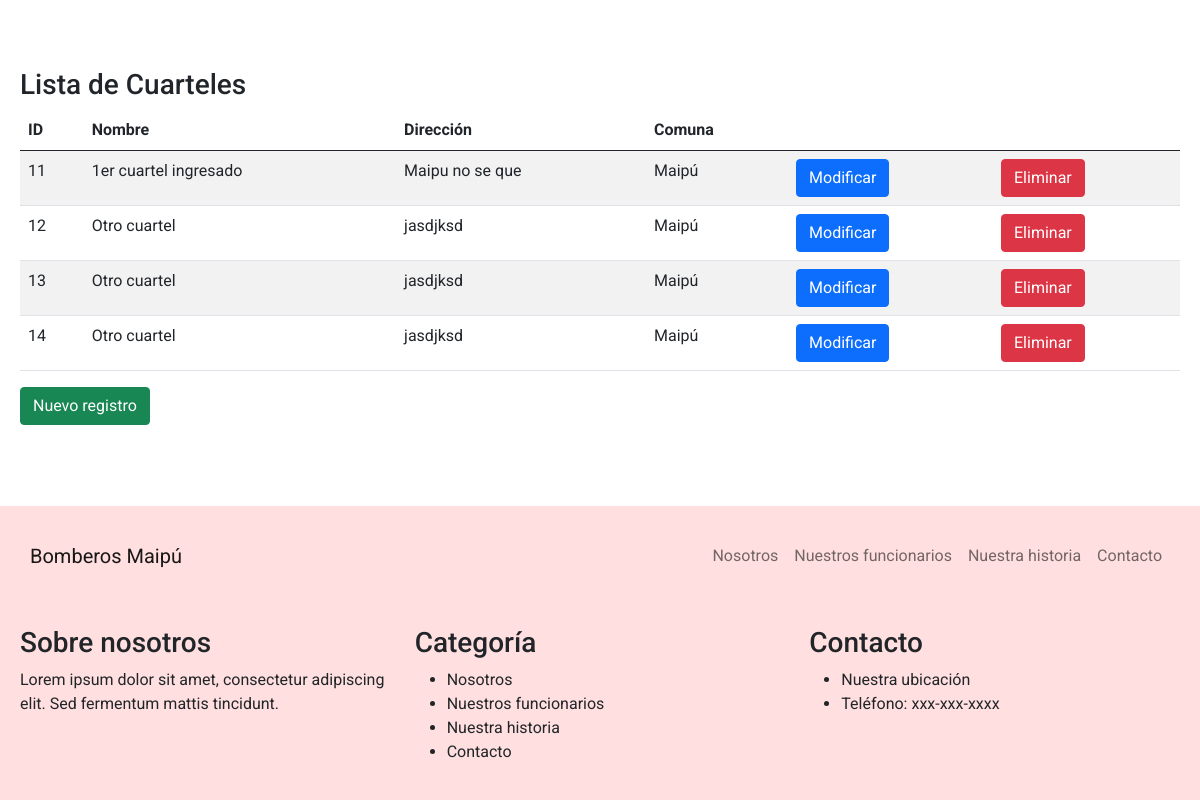
/lista_cuarteles, run on the app's committed database.
### bomberos/models.py (models this page shows, shortened)
class Cuartel(models.Model):
    idCuartel = models.AutoField(primary_key=True, verbose_name='ID')
    nombre = models.CharField(max_length=100, verbose_name='Nombre')
    direccion = models.CharField(max_length=100, null=True, blank=True, verbose_name='Direccion')
    comuna = models.ForeignKey(Comuna, on_delete=models.CASCADE)

class Comuna(models.Model):
    idComuna = models.AutoField(primary_key=True, verbose_name='Id comuna')
    nombre = models.CharField(max_length=50, verbose_name='Nombre comuna')
    def __str__(self):
        return self.nombre

### bomberos/views.py (the view)
# urls.py: path('lista_cuarteles',lista_cuarteles,name="lista_cuarteles"),
def lista_cuarteles(request):
    cuarteles = Cuartel.objects.all();
    for cuartel in cuarteles:
        cuartel.comuna_nombre = cuartel.comuna.nombre
    return render(request, 'lista_cuarteles.html', {'cuarteles' : cuarteles})

### bomberos/templates/lista_cuarteles.html (shortened to what this page needs)
<!DOCTYPE html>
<html lang="es">
<head>
  <link rel="stylesheet" href="https://cdnjs.cloudflare.com/ajax/libs/bootstrap/5.0.2/css/bootstrap.min.css">
  <link rel="stylesheet" href="../static/css/style.css">
</head>
<body>
  <nav class="navbar navbar-expand-lg navbar-light bg-light">
    <div class="container">
      <a class="navbar-brand" href="#">Bomberos Maipú</a>
      <div class="collapse navbar-collapse" id="navbarNav">
        <ul class="navbar-nav ms-auto">
          <li class="nav-item">
            <a class="nav-link" href="#nosotros">Nosotros</a>
          </li>
          <li class="nav-item">
            <a class="nav-link" href="#funcionarios">Nuestros funcionarios</a>
          </li>
          <li class="nav-item">
            <a class="nav-link" href="#historia">Nuestra historia</a>
          </li>
          <li class="nav-item">
            <a class="nav-link" href="#contacto">Contacto</a>
          </li>
        </ul>
      </div>
    </div>
  </nav>
  <div class="container mt-5">
    <h3>Lista de Cuarteles</h3>
    <table class="table table-striped">
        <thead>
            <tr>
                <th>ID</th>
                <th>Nombre</th>
                <th>Dirección</th>
                <th>Comuna</th>
                <th></th>
                <th></th>
            </tr>
        </thead>
        <tbody>
            {% for cuartel in cuarteles %}
            <tr>
                <td>{{ cuartel.idCuartel }}</td>
                <td>{{ cuartel.nombre }}</td>
                <td>{{ cuartel.direccion }}</td>
                <td>{{ cuartel.comuna }}</td>
                <td><a href="{% url 'form_mod_cuartel' cuartel.idCuartel %}" class="btn btn-primary">Modificar</a></td>
                <td><a href="{% url 'form_del_cuartel' cuartel.idCuartel %}" class="btn btn-danger">Eliminar</a></td>
            </tr>
            {% endfor %}
        </tbody>
    </table>
    <a href="#" class="btn btn-success">Nuevo registro</a>
    <p>&nbsp;</p>
</div>
  <footer class="bg-light">
    <div class="container">
      <div class="row">
        <div class="col-md-4">
          <h3>Sobre nosotros</h3>
          <p>Lorem ipsum dolor sit amet, consectetur adipiscing elit. Sed fermentum mattis tincidunt.</p>
        </div>
        <div class="col-md-4">
          <h3>Categoría</h3>
          <ul>
            <li>Nosotros</li>
            <li>Nuestros funcionarios</li>
            <li>Nuestra historia</li>
            <li>Contacto</li>
          </ul>
        </div>
        <div class="col-md-4">
          <h3>Contacto</h3>
          <ul>
            <li>Nuestra ubicación</li>
            <li>Teléfono: xxx-xxx-xxxx</li>
          </ul>
        </div>
      </div>
    </div>
  </footer>
</body>
</html>

### bomberos/static/css/style.css (style rules this page uses)
.bg-light { background-color: #FFDFDF !important; }
body { display: grid; grid-template-rows: 1fr auto; min-height: 100vh; margin: 0; padding: 0; font-family: 'Roboto', sans-serif; }
.container { grid-row: 1; padding: 20px; max-width: 1200px; margin: 0 auto; }
.navbar { top: 0; left: 0; width: 100%; background-color: #FFDFDF; padding: 10px; z-index: 999; }

### data on the page
Cuartel: idCuartel "11", nombre "1er cuartel ingresado", direccion "Maipu no se que", comuna "Maipú"
Cuartel: idCuartel "12", nombre "Otro cuartel", direccion "jasdjksd", comuna "Maipú"
Cuartel: idCuartel "13", nombre "Otro cuartel", direccion "jasdjksd", comuna "Maipú"
Cuartel: idCuartel "14", nombre "Otro cuartel", direccion "jasdjksd", comuna "Maipú"
